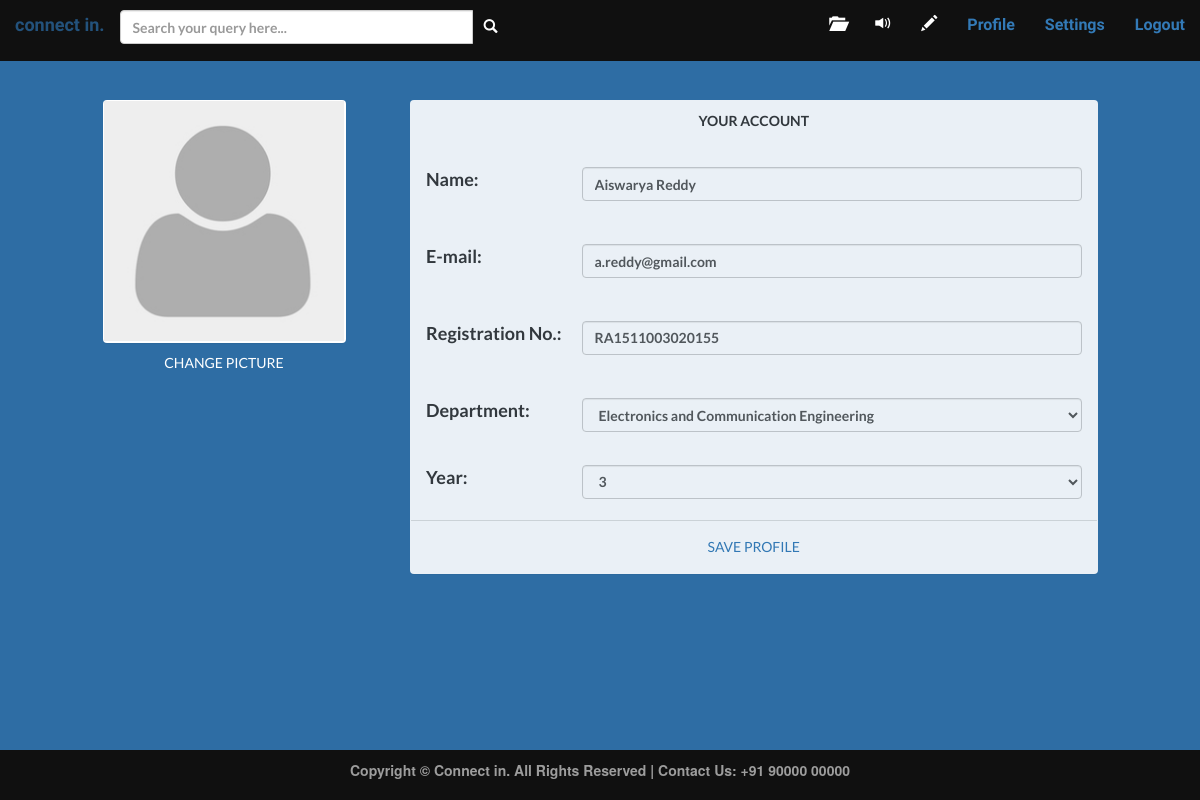
The page /settings.php (signed in) on the database its author committed.
### tables this page shows
CREATE TABLE `user` (
  `regno` varchar(15) NOT NULL,
  `name` varchar(255) NOT NULL,
  `email` varchar(255) NOT NULL,
  `password` varchar(255) NOT NULL,
  `year` int(10) NOT NULL,
  `dept` varchar(100) NOT NULL
);

### settings.php (the view, shortened to what this page needs)
<?php
include 'config/server.php';
?>
<!DOCTYPE html>
<html>
<head>
    <link href="css/bootstrap.min.css" rel="stylesheet">
    <link href="css/style.css" rel="stylesheet">
    <link href="css/elements.css" rel="stylesheet">
    <link href="css/profile.css" rel="stylesheet">
    <link href="css/header.css" rel="stylesheet">
</head>
<body style="background: #2e6da4">
    <div id="settingpage">
        <?php include 'config/header.php';?>
        <div class="row">
            <div class="col-md-2 col-md-offset-1">
                <div class="panel" id="changepicture">
                    <div class="panel-body" style="margin: 0px; padding: 0px;">
                        <form action='config/server.php' method='POST'>
                            <img style="height: 240px; width: 240px;" src="images/emptyuser.jpg" alt>
                            <a style="text-decoration: none;">
                                <button id="changebutton" class="btn " type="submit" name="change_profile_button" style="padding-top: 12px; color: #FFFFFF">
                                    CHANGE PICTURE
                                </button>
                            </a>
                        </form>
                    </div>
                </div>
            </div>
                <div class="col-md-7 col-md-offset-1">
                    <div class="panel" id="editprofile">
                        <form action="config/server.php" method="POST">
                            <div class="panel-heading">
                                <p style="font-family: Lato; text-align: center">YOUR ACCOUNT</p>
                            </div>
                            <div id="newdetails" class="panel-body" style="font-family: Lato; font-size: 18px;">
                                Name:<input class="form-control" name="name" style="width: 500px;" value="<?php
                                $reg_no= $_SESSION['reg'];
                                $query="SELECT name FROM user WHERE regno='$reg_no';";
                                $result=mysqli_query($db,$query);
                                $row=mysqli_fetch_assoc($result);
                                $name=$row['name'];
                                echo $name;
                                ?>">
                                <br><br><br>
                                E-mail:<input class="form-control" name="email" style="width: 500px;" value="<?php
                                $reg_no= $_SESSION['reg'];
                                $query="SELECT email FROM user WHERE regno='$reg_no';";
                                $result=mysqli_query($db,$query);
                                $row=mysqli_fetch_assoc($result);
                                $name=$row['email'];
                                echo $name;
                                ?>">
                                <br><br><br>
                                Registration No.:<p class="form-control" style="width: 500px;">
                                <?php
                                $reg_no= $_SESSION['reg'];
                                echo $reg_no;
                                ?></p>
                                <br><br><br>
                                <div class="form-group">
                                    Department:
                                    <select class="form-control" name="dept" style="width: 500px;">
                                        <option selected value="
                                            <?php
                                            $reg_no= $_SESSION['reg'];
                                            $query="SELECT dept FROM user WHERE regno='$reg_no';";
                                            $result=mysqli_query($db,$query);
                                            $row=mysqli_fetch_assoc($result);
                                            $name=$row['dept'];
                                            echo $name;
                                            ?>">
                                            <?php
                                            $reg_no= $_SESSION['reg'];
                                            $query="SELECT dept FROM user WHERE regno='$reg_no';";
                                            $result=mysqli_query($db,$query);
                                            $row=mysqli_fetch_assoc($result);
                                            $name=$row['dept'];
                                            echo $name;
                                            ?>
                                        </option>
                                    </select>
                                </div>
                                <br>
                                <div class="form-group">
                                    Year:
                                    <select class="form-control" name="year" style="width: 500px;">
                                        <option selected value="
                                        <?php
                                        $reg_no= $_SESSION['reg'];
                                        $query="SELECT year FROM user WHERE regno='$reg_no';";
                                        $result=mysqli_query($db,$query);
                                        $row=mysqli_fetch_assoc($result);
                                        $name=$row['year'];
                                        echo $name;
                                        ?>">
                                            <?php
                                            $reg_no= $_SESSION['reg'];
                                            $query="SELECT year FROM user WHERE regno='$reg_no';";
                                            $result=mysqli_query($db,$query);
                                            $row=mysqli_fetch_assoc($result);
                                            $name=$row['year'];
                                            echo $name;
                                            ?>
                                        </option>
                                    </select>
                                </div>
                            </div>
                            <div id="editfooter" class="panel-footer">
                                <a style="text-decoration: none">
                                    <button id="submitbutton" class="btn " type="submit" name="edit_user">
                                        SAVE PROFILE
                                    </button>
                                </a>
                            </div>
                        </form>
                    </div>
                </div>
            </div>
        </div>
        <?php include 'config/footerp.php';?>
    </body>
    </html>

### css/style.css (style rules this page uses)
body, html { width: 100%; height: 100%; }
body { padding-top:100px; }
body, h1, h2, h3, h4, h5, h6 { font-family: "Lato","Helvetica Neue",Helvetica,Arial,sans-serif; font-weight: 700; }

### css/elements.css (style rules this page uses)
#newdetails .form-control { float: right; width: 600px; }
#newdetails { font-size:16px; }

### css/profile.css (style rules this page uses)
#submitbutton { width: 100%; height: 100%; border: 0; background: transparent; font-family: Lato; }
#editfooter { background-color: transparent; }
#editprofile { opacity: 0.9; }
#changebutton { width: 100%; height: 100%; border: 0; background: transparent; font-family: Lato; }
#changepicture { height: 243px; width: 243px; }
#changepicture img { height:237px; width:237px; align-content: center; }

### css/header.css (style rules this page uses)
a { text-decoration: none; font-size: 16px; }

### rows shown on the page
user: name "Aiswarya Reddy", email "a.reddy@gmail.com", dept "Electronics and Communication Engineering", year "3"

### other values the page prints
$reg_no "RA1511003020155"
